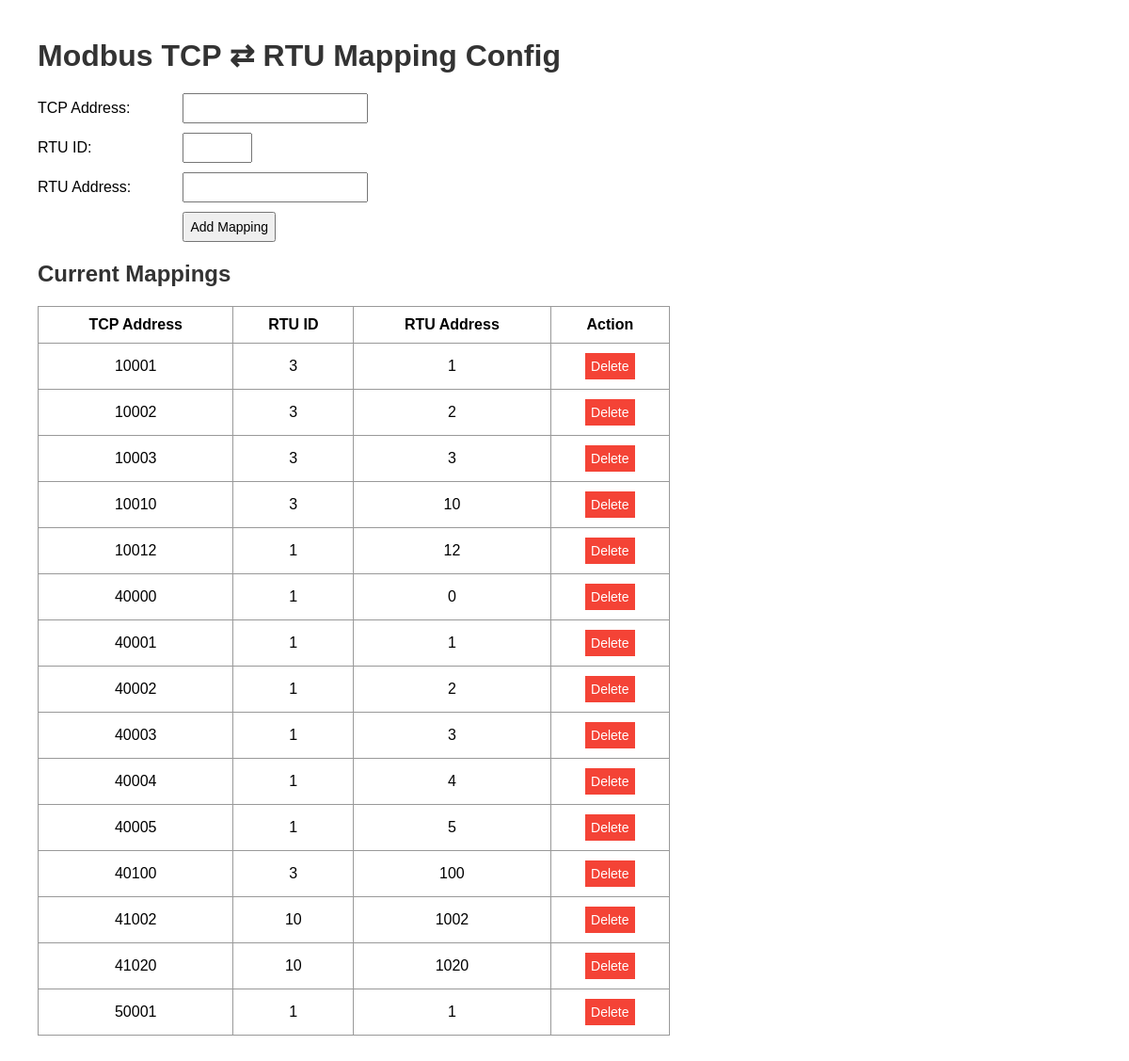
Before: / with the older database file.
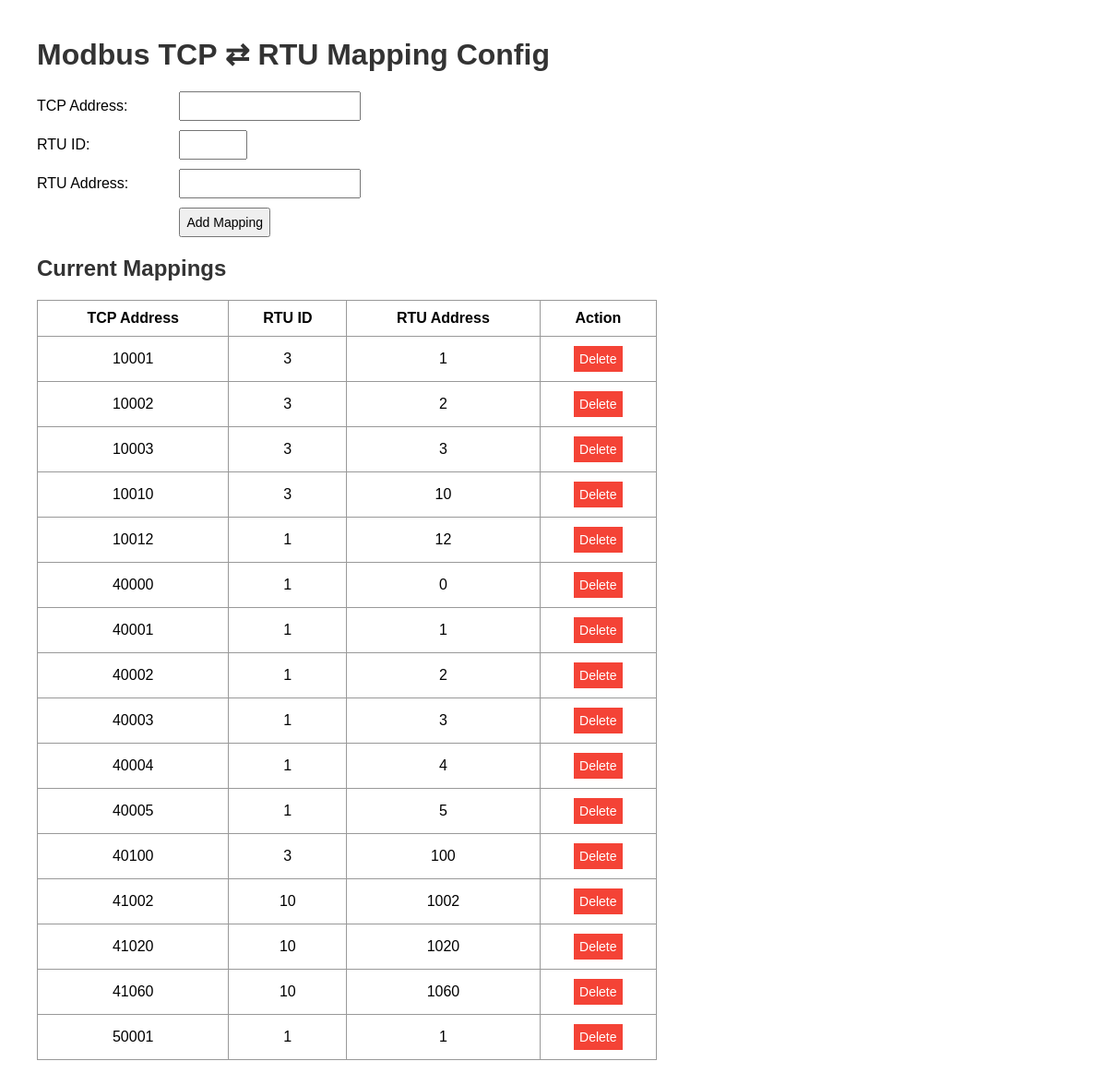
After: the same page with the newer database file.
### tables this page shows
CREATE TABLE "mapping" (
	"tcp_address"	INTEGER,
	"rtu_id"	INTEGER,
	"rtu_address"	INTEGER,
	PRIMARY KEY("tcp_address")
);

### ui_service.py (the view)
@app.route('/')
def index():
    conn = sqlite3.connect('modbus_mapping.db')
    cursor = conn.cursor()
    cursor.execute("SELECT * FROM mapping")
    rows = cursor.fetchall()
    mappings = [{'tcp_address': row[0], 'rtu_id': row[1], 'rtu_address': row[2]} for row in rows]
    conn.close()
    return render_template('templates_index.html', mappings=mappings)

### templates/templates_index.html (shortened to what this page needs)
<!DOCTYPE html>
<html lang="en">
<head>
</head>
<body>
    <h1>Modbus TCP ⇄ RTU Mapping Config</h1>
    <form action="/add_mapping" method="POST">
        <div class="form-group">
            <label for="tcp_address">TCP Address:</label>
            <input type="number" name="tcp_address" id="tcp_address" required>
        </div>
        <div class="form-group">
            <label for="rtu_id">RTU ID:</label>
            <input type="number" name="rtu_id" id="rtu_id" min="1" max="247" required>
        </div>
        <div class="form-group">
            <label for="rtu_address">RTU Address:</label>
            <input type="number" name="rtu_address" id="rtu_address" required>
        </div>
        <div class="form-group">
            <input type="submit" value="Add Mapping">
        </div>
    </form>
    <h2>Current Mappings</h2>
    <table>
        <tr>
            <th>TCP Address</th>
            <th>RTU ID</th>
            <th>RTU Address</th>
            <th>Action</th>
        </tr>
        {% for mapping in mappings %}
        <tr>
            <td>{{ mapping.tcp_address }}</td>
            <td>{{ mapping.rtu_id }}</td>
            <td>{{ mapping.rtu_address }}</td>
            <td>
                <form action="/delete_mapping/{{ mapping.tcp_address }}" method="POST" style="display:inline;">
                    <input type="submit" value="Delete" class="delete-btn"
                           onclick="return confirm('Are you sure you want to delete this mapping?');">
                </form>
            </td>
        </tr>
        {% endfor %}
    </table>
</body>
</html>

### templates/templates_index.html (style rules this page uses)
body { font-family: Arial, sans-serif; margin: 40px; }
h1, h2 { color: #333; }
.form-group { margin-bottom: 10px; }
label { width: 150px; display: inline-block; }
input[type="number"], input[type="submit"] { padding: 6px; font-size: 14px; }
table { width: 60%; border-collapse: collapse; margin-top: 20px; }
th, td { padding: 10px; border: 1px solid #999; text-align: center; }
.delete-btn { background-color: #f44336; color: white; border: none; padding: 6px 12px; cursor: pointer; }

Changed rows visible on the page:
added mapping: tcp_address "41060", rtu_id "10", rtu_address "1060"
